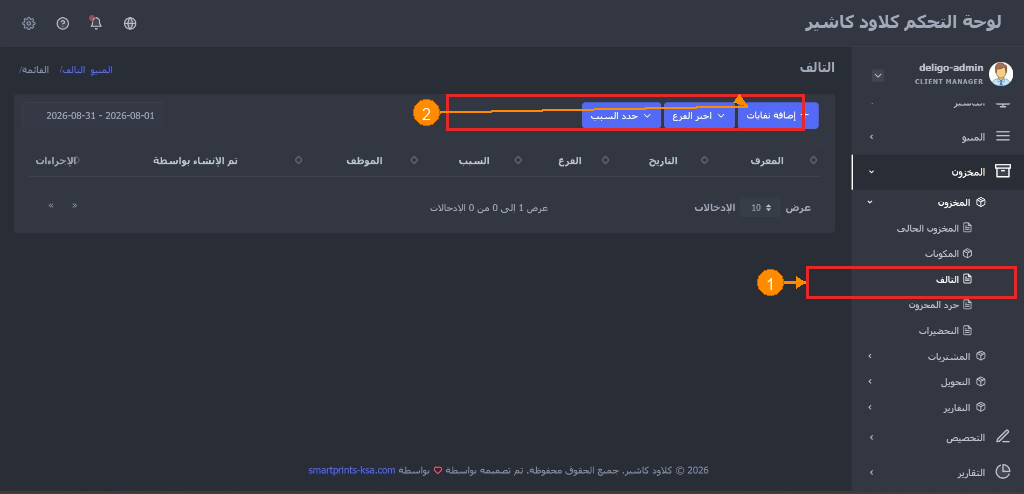
#> input picture assets/images/Inventory/Daily/waste-ar.png, 1024 x 494 px, found by its file name
$ python _fix_waste_arrows.py
#> lines starting #> are read from the running program, lines starting #| are printed output that depends on the picture; after the words box and inside, x2 and y2 are one past the last pixel; in counts of white or black regions, pixels touching at a corner belong together
"""Fix waste-ar.png arrows: strip old marks, redraw clean 1+2 annotations."""
from pathlib import Path

import numpy as np
from PIL import Image, ImageDraw, ImageFont

out = Path(
    r"C:\Users\sara.benmansour\smartprins-docs\assets\images\Inventory\Daily\waste-ar.png"
)

im = Image.open(out).convert("RGB")
#> im is the input picture: PIL image 1024x494 RGB; mean R, G, B 50, 52.3, 63
arr = np.asarray(im).copy()
h, w, _ = arr.shape
print("size", w, h)
#| size 1024 494

# --- strip orange + red annotation pixels ---
orange = (
    (arr[:, :, 0] > 190)
    & (arr[:, :, 1] > 70)
    & (arr[:, :, 1] < 210)
    & (arr[:, :, 2] < 100)
)
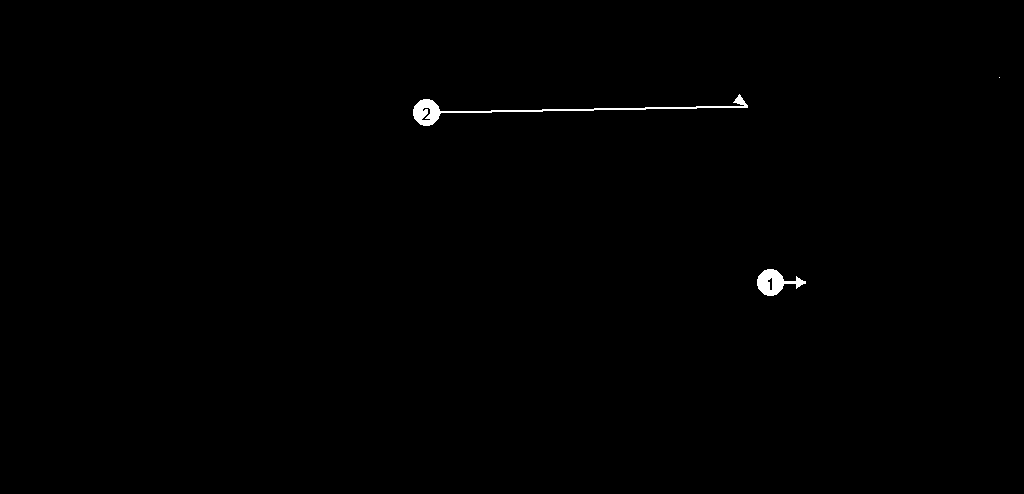
#> orange: shape (494, 1024) bool; 0.37% white; 3 white regions (1 under 20 px), largest, box (x1, y1, x2, y2) and area: (413, 94, 748, 126) 1233, (757, 269, 806, 296) 646
red = (arr[:, :, 0] > 170) & (arr[:, :, 1] < 120) & (arr[:, :, 2] < 120)
#> red: shape (494, 1024) bool; 0.77% white; 6 white regions (1 under 20 px), largest, box (x1, y1, x2, y2) and area: (806, 266, 1017, 299) 1428, (446, 94, 805, 131) 1408, (446, 94, 739, 111) 919, (413, 99, 440, 126) 72, (757, 269, 784, 296) 72
mask = orange | red
#> mask: shape (494, 1024) bool; 1.1% white; 4 white regions (2 under 20 px), largest, box (x1, y1, x2, y2) and area: (413, 94, 805, 131) 3560, (757, 266, 1017, 299) 2074

# Dilate
m = mask.copy()
for dy in (-2, -1, 0, 1, 2):
    for dx in (-2, -1, 0, 1, 2):
        if dy == 0 and dx == 0:
            continue
        shifted = np.zeros_like(mask)
        ys = slice(max(0, dy), h + min(0, dy))
        xs = slice(max(0, dx), w + min(0, dx))
        ys2 = slice(max(0, -dy), h - max(0, dy))
        xs2 = slice(max(0, -dx), w - max(0, dx))
        shifted[ys, xs] = mask[ys2, xs2]
        m |= shifted
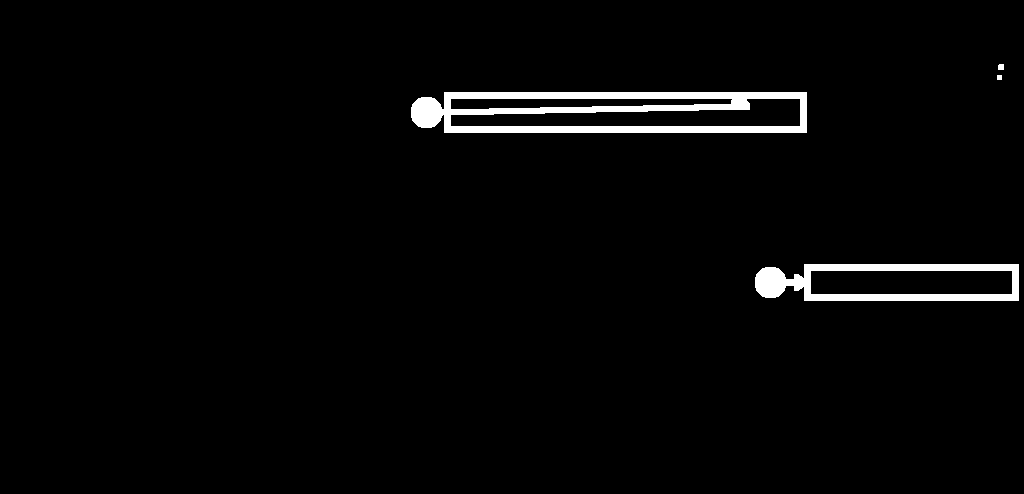
#> m: shape (494, 1024) bool; 2.5% white; 4 white regions, box (x1, y1, x2, y2) and area: (411, 92, 807, 133) 8177, (755, 264, 1019, 301) 4335, (998, 64, 1004, 70) 35, (997, 75, 1002, 80) 25
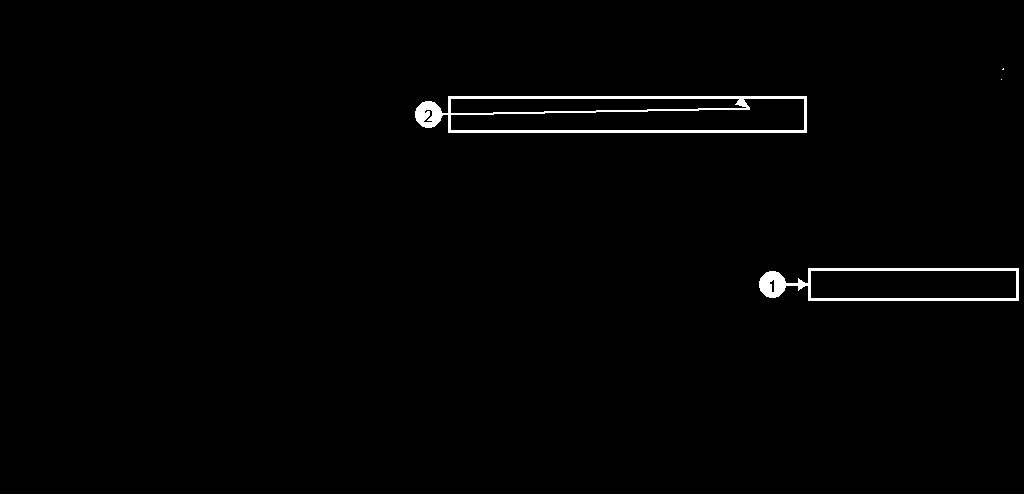
#> shifted: shape (494, 1024) bool; 1.1% white; 4 white regions (2 under 20 px), largest, box (x1, y1, x2, y2) and area: (415, 96, 807, 133) 3560, (759, 268, 1019, 301) 2074
mask = m
print("strip px", int(mask.sum()))
#| strip px 12572

clean = arr.copy()
yy, xx = np.where(mask)
#> yy = 12572 values from 64 to 300; xx = 12572 values, max 1018 at index 8451, min 411 at index 3349, mean 698.8
for y, x in zip(yy, xx):
    y0, y1 = max(0, y - 5), min(h, y + 6)
    x0, x1 = max(0, x - 5), min(w, x + 6)
    patch = arr[y0:y1, x0:x1]
    pmask = mask[y0:y1, x0:x1]
    good = patch[~pmask]
    if len(good) == 0:
        clean[y, x] = (40, 44, 52)
    else:
        clean[y, x] = np.median(good, axis=0).astype(np.uint8)
#> this loop made 12572 passes
#> (y, x, y0, y1, x0, x1) on passes 1 to 3: (64, 999, 59, 70, 994, 1005), (64, 1000, 59, 70, 995, 1006), (64, 1001, 59, 70, 996, 1007)
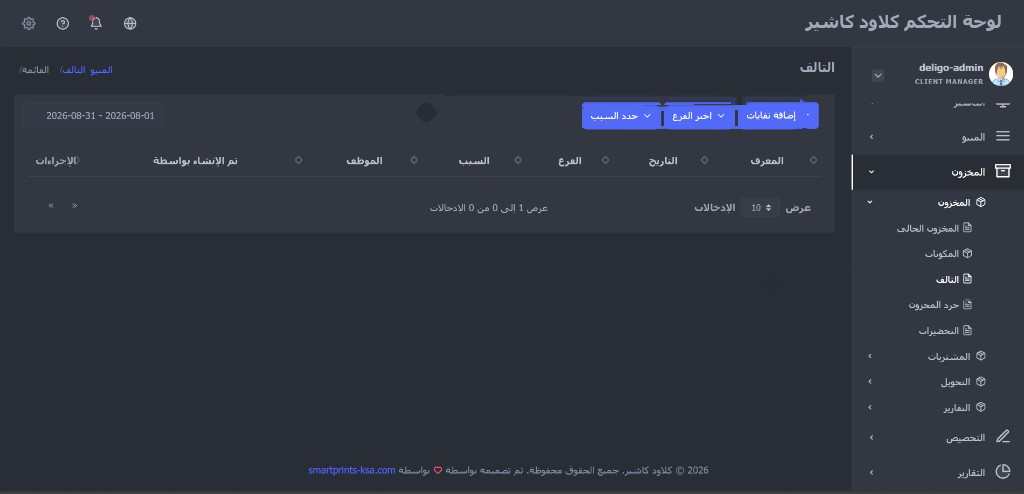
#> clean: shape (494, 1024, 3); 1.62% of pixels changed, all inside (x1, y1, x2, y2) = (413, 64, 1017, 301)

base = Image.fromarray(clean)
arr = np.asarray(base)
sidebar_x = int(w * 0.78)

# --- find blue Add button ---
region = arr[50:130, 200:sidebar_x]
mask_b = (
    (region[:, :, 2] > 140)
    & (region[:, :, 0] < 150)
    & (region[:, :, 1] > 60)
    & (region[:, :, 1] < 200)
)
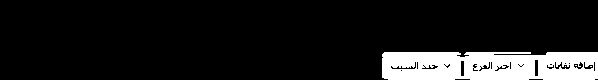
#> mask_b: shape (80, 598) bool; 11.5% white; 4 white regions (3 under 20 px), largest, box (x1, y1, x2, y2) and area: (382, 52, 598, 80) 5474
ys, xs = np.where(mask_b)
#> ys = 5479 values from 52 to 79; xs = 5479 values, max 597 at index 190, min 382 at index 387, mean 488.2
print("blue px", len(xs))
#| blue px 5479
if len(xs) == 0:
    raise SystemExit("no blue button")

# Rightmost cluster (Add button next to sidebar)
x_max = int(xs.max())
#> x_max = 597
keep = xs > (x_max - 220)
xs_k, ys_k = xs[keep], ys[keep]
#> xs_k has the same summary as xs; ys_k = 5479 values from 52 to 79
add_box = (
    int(xs_k.min()) + 200 - 8,
    int(ys_k.min()) + 50 - 8,
    int(xs_k.max()) + 200 + 8,
    int(ys_k.max()) + 50 + 8,
)
#> add_box = (574, 94, 805, 137)
# region started at x=200, y=50 — already added
print("add_box", add_box)
#| add_box (574, 94, 805, 137)

# Also box the two dropdowns to the left of Add for "toolbar" feel?
# User text says click + إضافة نفايات — box just the Add button for arrow 2.
# Arrow 1: التالف in sidebar — find active/highlighted row via white edge bar
side = arr[:, sidebar_x:]
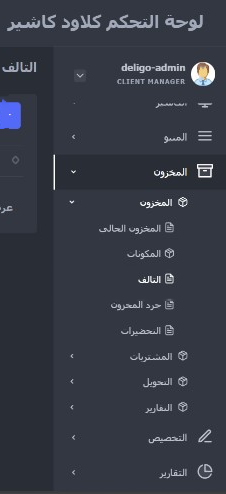
#> side: shape (494, 226, 3); mean R, G, B 53.9, 58, 69.1
# White vertical indicator on far right of active item
edge = side[:, -8:].mean(axis=2)
# Find contiguous bright rows
bright = edge.mean(axis=1) > (edge.mean() + 20)
runs = []
start = None
for i, b in enumerate(bright):
    if b and start is None:
        start = i
    elif not b and start is not None:
        runs.append((start, i - 1))
        start = None
#> after the loop, runs = []
if start is not None:
    runs.append((start, len(bright) - 1))
print("bright runs", runs)
#| bright runs []

# Prefer run in inventory submenu area (y 250-380) with height ~20-35
side_box = None
for a, b in runs:
    if 240 <= a <= 360 and 15 <= (b - a) <= 40:
        side_box = (sidebar_x + 6, a - 2, w - 4, b + 2)
        break
#> this loop made 0 passes
if side_box is None:
    # Fallback: scan row brightness for التالف zone
    side_box = (806, 268, 1018, 300)
print("side_box", side_box)

# ---- draw ----
annotated = base.convert("RGBA")
draw = ImageDraw.Draw(annotated)
red = (230, 40, 40, 255)
orange = (255, 140, 0, 255)
orange_dk = (200, 100, 0, 255)


def draw_box(box, width=3):
#> called with box = (806, 268, 1018, 300), width = 3
    x0, y0, x1, y1 = [int(v) for v in box]
    for i in range(width):
        draw.rectangle([x0 - i, y0 - i, x1 + i, y1 + i], outline=red)


def draw_badge(cx, cy, num, r=14):
#> called with cx = 745, cy = 284, num = 1, r = 14
    cx, cy = int(cx), int(cy)
    draw.ellipse([cx - r, cy - r, cx + r, cy + r], fill=orange, outline=orange_dk, width=2)
    try:
        font = ImageFont.truetype("arial.ttf", 17)
    except Exception:
        font = ImageFont.load_default()
    text = str(num)
    bb = draw.textbbox((0, 0), text, font=font)
#> bb = (0, 4, 11, 16)
    tw, th = bb[2] - bb[0], bb[3] - bb[1]
#> tw = 11; th = 12
    draw.text((cx - tw / 2, cy - th / 2 - 1), text, fill=(255, 255, 255, 255), font=font)


# 1) Sidebar التالف — arrow from LEFT pointing RIGHT into the box
draw_box(side_box)
sy = (side_box[1] + side_box[3]) // 2
tip_x = side_box[0] - 3
start_x = tip_x - 56
draw.line([(start_x, sy), (tip_x, sy)], fill=orange, width=4)
draw.polygon(
    [(tip_x, sy), (tip_x - 14, sy - 8), (tip_x - 14, sy + 8)],
    fill=orange,
)
draw_badge(start_x - 2, sy, 1)

# 2) Add button — short arrow from BELOW pointing UP into button center
draw_box(add_box)
cx = (add_box[0] + add_box[2]) // 2
#> cx = 689
tip_y = add_box[3] + 3
#> tip_y = 140
start_y = tip_y + 40
#> start_y = 180
draw.line([(cx, start_y), (cx, tip_y)], fill=orange, width=4)
draw.polygon(
    [(cx, tip_y), (cx - 8, tip_y + 14), (cx + 8, tip_y + 14)],
    fill=orange,
)
draw_badge(add_box[0] - 22, (add_box[1] + add_box[3]) // 2, 2)

annotated.convert("RGB").save(out, quality=95)
print("saved", out)

annotated.crop((sidebar_x - 100, side_box[1] - 30, w, side_box[3] + 30)).convert(
    "RGB"
).save(out.parent / "_waste-p1.png")
annotated.crop(
    (max(0, add_box[0] - 80), max(0, add_box[1] - 20), min(w, add_box[2] + 40), add_box[3] + 70)
).convert("RGB").save(out.parent / "_waste-p2.png")
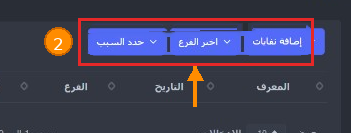
#> saved as _waste-p2.png: PIL image 351x133 RGB; mean R, G, B 65.7, 63.1, 86.8

$ run again, with assets/images/Inventory/Daily/add-inventory-count-ar.png copied over assets/images/Inventory/Daily/waste-ar.png
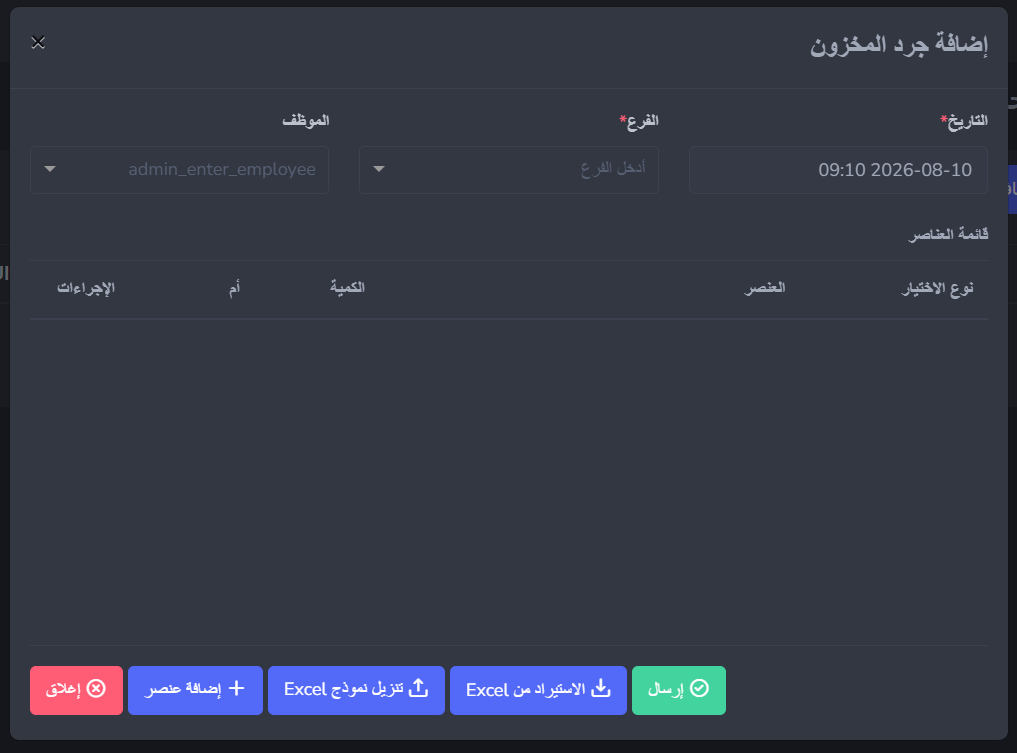
#> input picture assets/images/Inventory/Daily/add-inventory-count-ar.png, 1017 x 753 px, found by its file name
#| size 1017 753
#> orange: shape (753, 1017) bool; every value is 0
#> red: shape (753, 1017) bool; 0.54% white; 5 white regions (1 under 20 px), largest, box (x1, y1, x2, y2) and area: (30, 666, 123, 715) 3979, (89, 681, 103, 695) 78, (620, 115, 627, 122) 24, (941, 115, 948, 122) 24
#> after the loop `for dy in (-2, -1, 0, 1, 2):`:
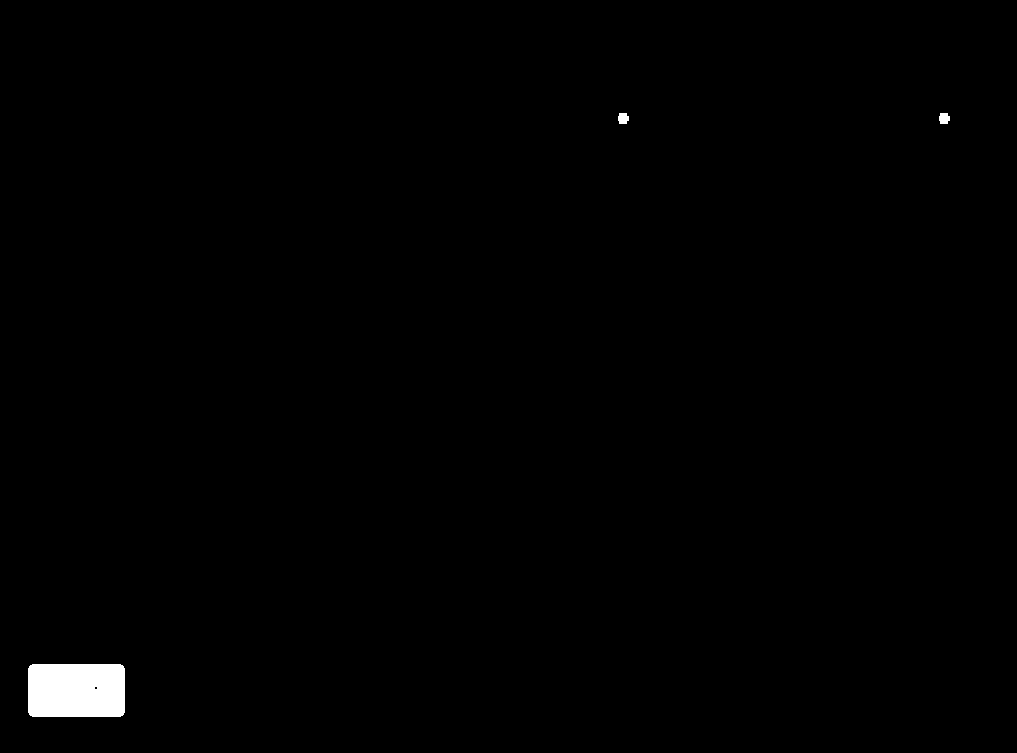
#> m: shape (753, 1017) bool; 0.69% white; 3 white regions, box (x1, y1, x2, y2) and area: (28, 664, 125, 717) 5105, (618, 113, 629, 124) 103, (939, 113, 950, 124) 103
#| strip px 5311
#> yy = 5311 values from 113 to 716; xx = 5311 values, max 949 at index 69, min 28 at index 578, mean 103.4
#> the loop `for y, x in zip(yy, xx):` made 5311 passes
#> (y, x, y0, y1, x0, x1) on passes 1 to 3: (113, 619, 108, 119, 614, 625), (113, 620, 108, 119, 615, 626), (113, 621, 108, 119, 616, 627)
#> mask_b: shape (80, 593) bool; 0.16% white in thin lines or dots, all inside (x1, y1, x2, y2) = (83, 64, 458, 79)
#> ys = 75 values from 64 to 78; xs = 75 values, max 457 at index 14, min 83 at index 32, mean 275.7
#| blue px 75
#> x_max = 457
#> xs_k = 37 values, max 457 at index 6, min 428 at index 28, mean 445.5; ys_k = 37 values from 64 to 78
#> add_box = (620, 106, 665, 136)
#| add_box (620, 106, 665, 136)
#> after the loop `for i, b in enumerate(bright):`: runs = [(97, 99), (105, 108), (165, 213)]
#| bright runs [(97, 99), (105, 108), (165, 213)]
#> the loop `for a, b in runs:` made 3 passes
#> bb = (0, 4, 11, 16)
#> tw = 11; th = 12
#> cx = 642
#> tip_y = 139
#> start_y = 179
#> `annotated.crop( (max(0, add_box[0] - 80), max(0, add_box[1] - 20), min..`:
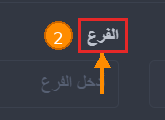
#> saved as _waste-p2.png: PIL image 165x120 RGB; mean R, G, B 65, 60.3, 64.9

$ run again, with assets/images/Inventory/Daily/add-inventory-count.png copied over assets/images/Inventory/Daily/waste-ar.png
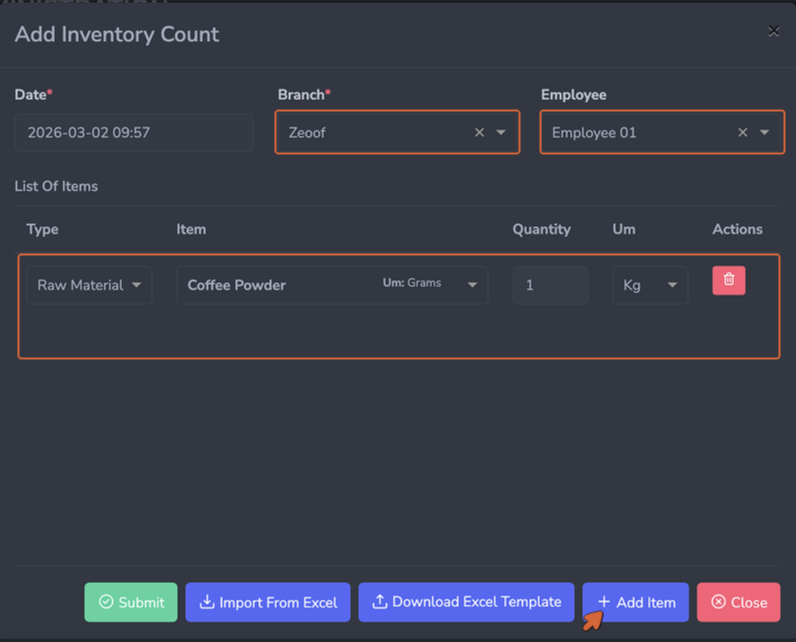
#> input picture assets/images/Inventory/Daily/add-inventory-count.png, 1592 x 1284 px, found by its file name (shown at 1/2 size)
#| size 1592 1284
#> orange: shape (1284, 1592) bool; 0.6% white in thin lines or dots, all inside (x1, y1, x2, y2) = (36, 220, 1570, 1260)
#> red: shape (1284, 1592) bool; 1.3% white; 25 white regions (11 under 20 px), largest, box (x1, y1, x2, y2) and area: (35, 507, 1561, 719) 13753, (549, 219, 1041, 309) 4504, (1079, 219, 1571, 309) 4504
#> after the loop `for dy in (-2, -1, 0, 1, 2):`:
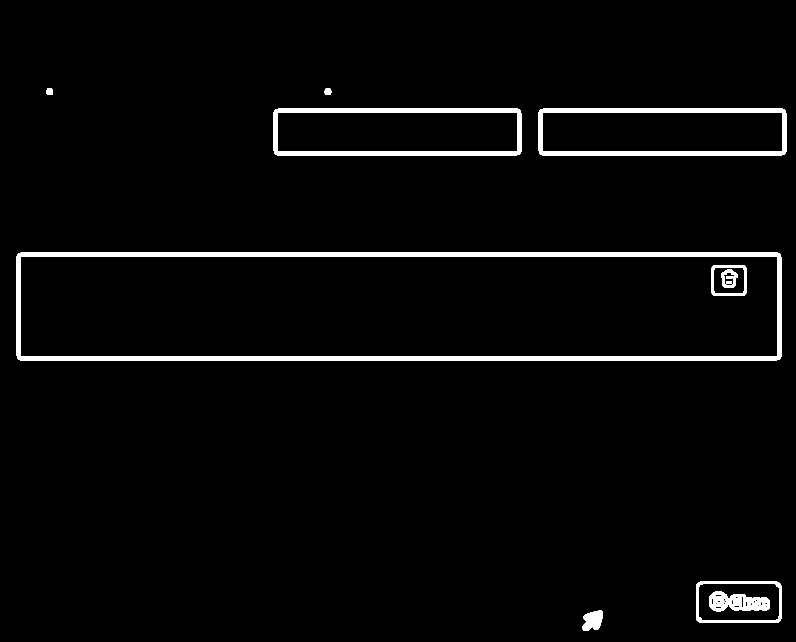
#> m: shape (1284, 1592) bool (shown at 1/2 size); 2.7% white; 11 white regions, largest, box (x1, y1, x2, y2) and area: (33, 505, 1563, 721) 27593, (547, 217, 1043, 311) 9096, (1077, 217, 1573, 311) 9096
#| strip px 55153
#> the loop `for y, x in zip(yy, xx):` made 55153 passes
#> (y, x, y0, y1, x0, x1) on passes 1 to 3: (177, 94, 172, 183, 89, 100), (177, 95, 172, 183, 90, 101), (177, 96, 172, 183, 91, 102)
#> mask_b: shape (80, 1041) bool; 0.97% white in thin lines or dots, all inside (x1, y1, x2, y2) = (0, 2, 238, 41)
#> ys = 805 values from 2 to 40; xs = 805 values, max 237 at index 693, min 0 at index 178, mean 118.9
#| blue px 805
#> x_max = 237
#> xs_k = 746 values, max 237 at index 639, min 18 at index 61, mean 127.7; ys_k = 746 values from 2 to 40
#> add_box = (210, 44, 445, 98)
#| add_box (210, 44, 445, 98)
#> after the loop `for i, b in enumerate(bright):`: runs = []
#| bright runs []
#> bb = (0, 4, 11, 16)
#> tw = 11; th = 12
#> cx = 327
#> tip_y = 101
#> start_y = 141
#> `annotated.crop( (max(0, add_box[0] - 80), max(0, add_box[1] - 20), min..`:
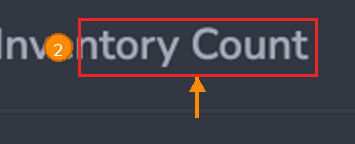
#> saved as _waste-p2.png: PIL image 355x144 RGB; mean R, G, B 66.7, 62.2, 69.8
